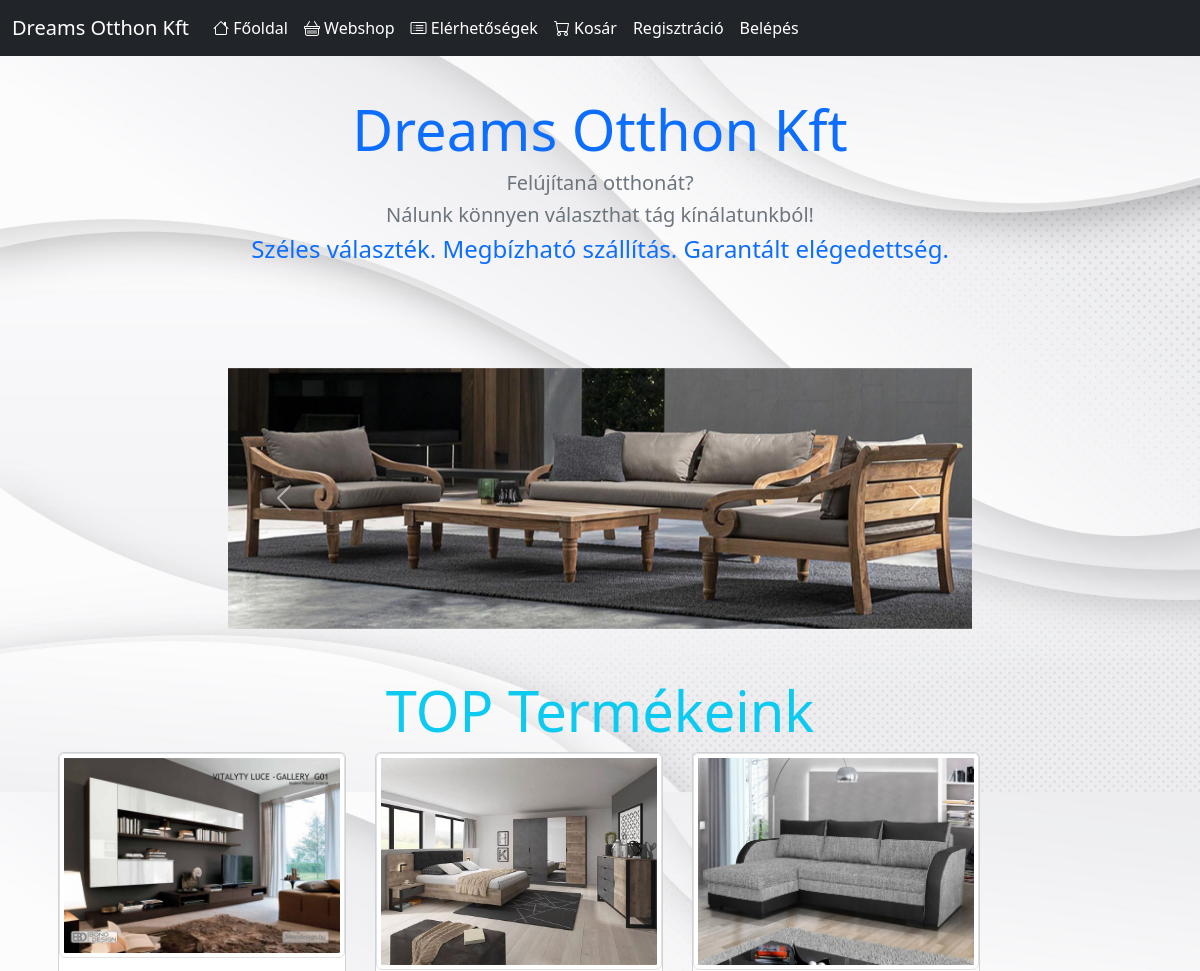
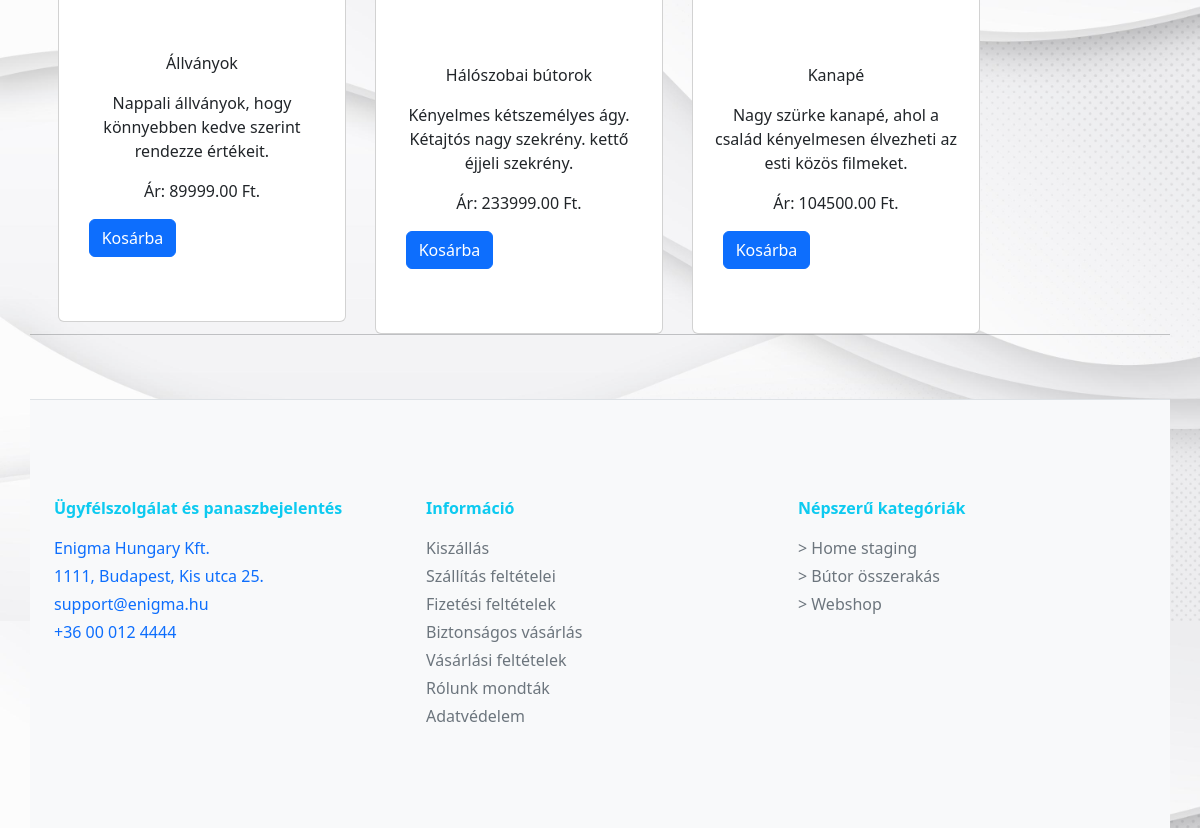
/PHP/index.php, run on the app's committed database (2 pictures, top to bottom).
### tables this page shows
CREATE TABLE `termekek` (
  `id` int(20) NOT NULL,
  `cimsor` varchar(255) NOT NULL,
  `ar` decimal(10,2) NOT NULL,
  `kep` varchar(255) NOT NULL,
  `leiras` text NOT NULL,
  `featured` tinyint(4) NOT NULL
);

### PHP/adatbazis.php (called while the page is built)
<?php
$serverName = "localhost";
$userName = "root";
$passwordName = "";
$dbName = "enigma";
$conn = mysqli_connect($serverName, $userName, $passwordName, $dbName);
$sql = "SELECT * FROM termekek WHERE featured=1";
$featured = $conn -> query($sql);
?>

### PHP/index.php (the view, shortened to what this page needs)
<?php
require('adatbazis.php');
?>
<!DOCTYPE html>
<html lang="hu">
<head>
  <link href="https://cdn.jsdelivr.net/npm/bootstrap@5.3.0-alpha1/dist/css/bootstrap.min.css" rel="stylesheet"
>
  <link rel="stylesheet" href="https://cdn.jsdelivr.net/npm/bootstrap-icons@1.10.3/font/bootstrap-icons.css">
  <link rel="stylesheet" href="../CSS/style.css">
</head>
<body>
  <div class="container-lg">
    <nav class="navbar navbar-dark bg-dark navbar-expand-lg fixed-top z-1">
      <div class="container-fluid">
        <a class="navbar-brand" href="#">Dreams Otthon Kft</a>
        <div class="collapse navbar-collapse" id="navbarNavAltMarkup">
          <div class="navbar-nav">
            <a class="nav-link active" aria-current="page" href="../PHP/index.php"><i class="bi bi-house"></i>
              Főoldal</a>
            <a class="nav-link active" href="../PHP/webshop.php"><i class="bi bi-basket"></i> Webshop</a>
            <li class="nav-item">
              <a class="nav-link active" href="#elérhetőség"><i class="bi bi-card-list"></i> Elérhetőségek</a>
            </li>
            <li class="nav-item">
              <a class="nav-link active" href="../PHP/kosar.php"><i class="bi bi-cart"></i> Kosár</a>
            </li>
            <a class="nav-link active" href="../PHP/reg.php">Regisztráció</a>
            <a class="nav-link active" href="../PHP/belépés.php">Belépés</a>
          </div>
        </div>
      </div>
    </nav>
  </div>
  <div class="container-lg my-5">
    <div class="row my-5">
      <div class="col-lg my-5">
        <h1 class="display-4 text-primary text-center">Dreams Otthon Kft</h1>
        <h5 class="text-secondary text-center">Felújítaná otthonát?</h5>
        <h5 class="text-secondary text-center">Nálunk könnyen választhat tág kínálatunkból!</h5>
        <h4 class="text-primary text-center">Széles választék. Megbízható szállítás. Garantált elégedettség.</h4>
      </div>
    </div>
    <div class="d-lg-flex justify-content-center align-items-center">
      <div class="col-lg-8">
        <div id="carouselExample" class="carousel slide">
          <div class="carousel-inner">
            <div class="carousel-item active">
              <img src="../Képek/slide1.png" class="d-block w-100" alt="...">
            </div>
          </div>
          <button class="carousel-control-prev" type="button" data-bs-target="#carouselExample" data-bs-slide="prev">
            <span class="carousel-control-prev-icon" aria-hidden="true"></span>
          </button>
          <button class="carousel-control-next" type="button" data-bs-target="#carouselExample" data-bs-slide="next">
            <span class="carousel-control-next-icon" aria-hidden="true"></span>
          </button>
        </div>
      </div>
    </div>
  </div>
  <div class="container">
    <div class="row">
      <div class="col">
        <h1 class="display-4 text-center text-info">TOP Termékeink</h1>
      </div>
    </div>
  </div>
  <div class="container-lg">
  <div class="row">
  <?php
  while($product = mysqli_fetch_assoc($featured)):
  ?>
  <div class="col-lg-3 mx-3">
      <form action="kosar_manager.php" method="post">
        <div class="card h-100" style="width: 18rem;">
          <img src="<?= $product['kep'];?>" class="img-fluid card-img-top img-thumbnail" alt="">
          <div class="card-body my-lg-5 text-center">
            <h3 class="h6 mb-3 card-title lh-base "><?= $product['cimsor'];?></h3>
            <p><?= $product['leiras']?></p>
            <p class="card-text">Ár: <?= $product['ar'];?> Ft.</p>
            <div class="row">
              <div class="col-lg-6">
                <button type="submit" name="Add_to_cart" class="btn btn-primary">Kosárba</button>
              </div>
            </div>
      </form>
    </div>
  </div>
  </div>
  <?php endwhile; ?>
  <hr>
  <footer class="bg-light mt-5 border-top py-5 text-primary" id="elérhetőség">
    <div class="container">
      <div class="row my-5">
        <div class="col">
          <p class="fw-bold text-info">Ügyfélszolgálat és panaszbejelentés</p>
          <p class="my-1">Enigma Hungary Kft.</p>
          <p class="my-1">1111, Budapest, Kis utca 25.</p>
          <p class="my-1">support@enigma.hu</p>
          <p class="my-1">+36 00 012 4444</p>
        </div>
        <div class="col">
          <p class="fw-bold text-info">Információ</p>
          <p class="my-1"><a href="#" class="text-decoration-none text-secondary">Kiszállás</p></a>
          <p class="my-1"><a href="#" class="text-decoration-none text-secondary">Szállítás feltételei</p></a>
          <p class="my-1"><a href="#" class="text-decoration-none text-secondary">Fizetési feltételek</p></a>
          <p class="my-1"><a href="#" class="text-decoration-none text-secondary">Biztonságos vásárlás</p></a>
          <p class="my-1"><a href="#" class="text-decoration-none text-secondary">Vásárlási feltételek</p></a>
          <p class="my-1"><a href="#" class="text-decoration-none text-secondary">Rólunk mondták</p></a>
          <p class="my-1"><a href="#" class="text-decoration-none text-secondary">Adatvédelem</p></a>
        </div>
        <div class="col">
          <p class="fw-bold text-info">Népszerű kategóriák</p>
          <p class="my-1"><a href="#" class="text-decoration-none text-secondary">> Home staging</p></a>
          <p class="my-1"><a href="#" class="text-decoration-none text-secondary">> Bútor összerakás</p></a>
          <p class="my-1"><a href="webshop.php" class="text-decoration-none text-secondary">> Webshop</p>
        </div>
      </div>
    </div>
  </footer>
</body>
</html>

### CSS/style.css (style rules this page uses)
body { background-image: url('../Képek/background.jpg'); height: 90vh; width: 100%; background-size: cover; background-position: top 25% right 0; }

### data on the page
termekek: kep (picture), cimsor "Állványok", leiras "Nappali állványok, hogy könnyebben kedve szerint rendezze értékeit.", ar "89999.00"
termekek: kep (picture), cimsor "Hálószobai bútorok", leiras "Kényelmes kétszemélyes ágy. Kétajtós nagy szekrény. kettő éjjeli szekrény.", ar "233999.00"
termekek: kep (picture), cimsor "Kanapé", leiras "Nagy szürke kanapé, ahol a család kényelmesen élvezheti az esti közös filmeket.", ar "104500.00"
